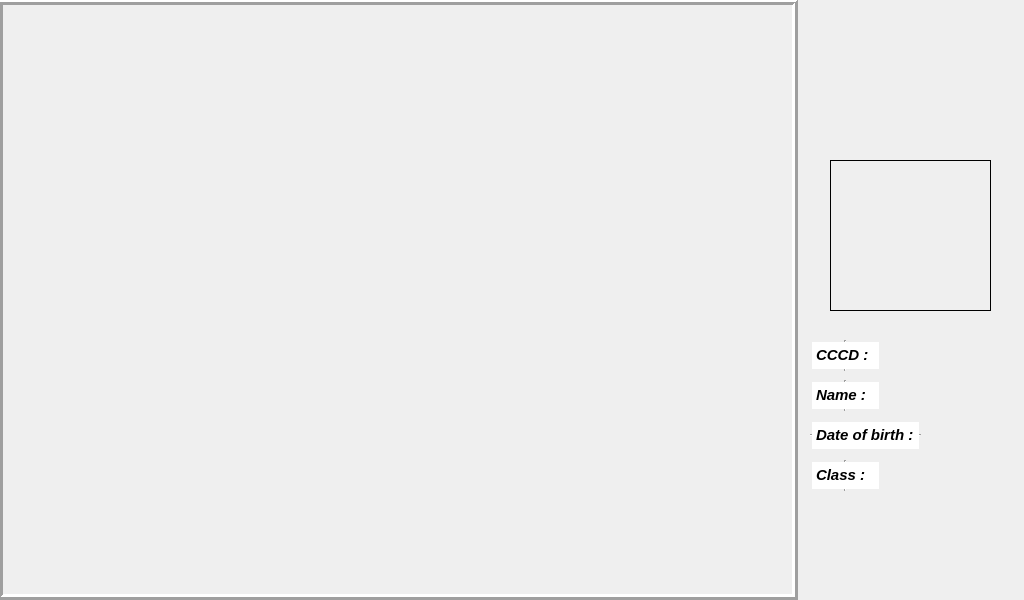
<?xml version="1.0" encoding="UTF-8"?>
<ui version="4.0">
 <class>MainWindow</class>
 <widget class="QMainWindow" name="MainWindow">
  <property name="geometry">
   <rect>
    <x>0</x>
    <y>0</y>
    <width>1024</width>
    <height>600</height>
   </rect>
  </property>
  <property name="windowTitle">
   <string>MainWindow</string>
  </property>
  <widget class="QWidget" name="centralwidget">
   <widget class="QTextEdit" name="Name">
    <property name="geometry">
     <rect>
      <x>810</x>
      <y>380</y>
      <width>71</width>
      <height>31</height>
     </rect>
    </property>
    <property name="frameShape">
     <enum>QFrame::VLine</enum>
    </property>
    <property name="html">
     <string>&lt;!DOCTYPE HTML PUBLIC &quot;-//W3C//DTD HTML 4.0//EN&quot; &quot;http://www.w3.org/TR/REC-html40/strict.dtd&quot;&gt;
&lt;html&gt;&lt;head&gt;&lt;meta name=&quot;qrichtext&quot; content=&quot;1&quot; /&gt;&lt;style type=&quot;text/css&quot;&gt;
p, li { white-space: pre-wrap; }
&lt;/style&gt;&lt;/head&gt;&lt;body style=&quot; font-family:'Ubuntu'; font-size:11pt; font-weight:400; font-style:normal;&quot;&gt;
&lt;p style=&quot; margin-top:0px; margin-bottom:0px; margin-left:0px; margin-right:0px; -qt-block-indent:0; text-indent:0px;&quot;&gt;&lt;span style=&quot; font-weight:600; font-style:italic;&quot;&gt;Name :&lt;/span&gt;&lt;/p&gt;&lt;/body&gt;&lt;/html&gt;</string>
    </property>
    <property name="textInteractionFlags">
     <set>Qt::NoTextInteraction</set>
    </property>
   </widget>
   <widget class="QTextEdit" name="Dayofbirth">
    <property name="geometry">
     <rect>
      <x>810</x>
      <y>420</y>
      <width>111</width>
      <height>31</height>
     </rect>
    </property>
    <property name="frameShape">
     <enum>QFrame::HLine</enum>
    </property>
    <property name="html">
     <string>&lt;!DOCTYPE HTML PUBLIC &quot;-//W3C//DTD HTML 4.0//EN&quot; &quot;http://www.w3.org/TR/REC-html40/strict.dtd&quot;&gt;
&lt;html&gt;&lt;head&gt;&lt;meta name=&quot;qrichtext&quot; content=&quot;1&quot; /&gt;&lt;style type=&quot;text/css&quot;&gt;
p, li { white-space: pre-wrap; }
&lt;/style&gt;&lt;/head&gt;&lt;body style=&quot; font-family:'Ubuntu'; font-size:11pt; font-weight:400; font-style:normal;&quot;&gt;
&lt;p style=&quot; margin-top:0px; margin-bottom:0px; margin-left:0px; margin-right:0px; -qt-block-indent:0; text-indent:0px;&quot;&gt;&lt;span style=&quot; font-weight:600; font-style:italic;&quot;&gt;Date of birth :&lt;/span&gt;&lt;/p&gt;&lt;/body&gt;&lt;/html&gt;</string>
    </property>
    <property name="textInteractionFlags">
     <set>Qt::NoTextInteraction</set>
    </property>
   </widget>
   <widget class="QLabel" name="inforCCCD">
    <property name="geometry">
     <rect>
      <x>890</x>
      <y>340</y>
      <width>121</width>
      <height>31</height>
     </rect>
    </property>
    <property name="text">
     <string/>
    </property>
   </widget>
   <widget class="QLabel" name="inforName">
    <property name="geometry">
     <rect>
      <x>890</x>
      <y>380</y>
      <width>121</width>
      <height>31</height>
     </rect>
    </property>
    <property name="text">
     <string/>
    </property>
   </widget>
   <widget class="QLabel" name="inforDoB">
    <property name="geometry">
     <rect>
      <x>930</x>
      <y>420</y>
      <width>91</width>
      <height>31</height>
     </rect>
    </property>
    <property name="text">
     <string/>
    </property>
   </widget>
   <widget class="QTextEdit" name="CCCD">
    <property name="geometry">
     <rect>
      <x>810</x>
      <y>340</y>
      <width>71</width>
      <height>31</height>
     </rect>
    </property>
    <property name="frameShape">
     <enum>QFrame::VLine</enum>
    </property>
    <property name="html">
     <string>&lt;!DOCTYPE HTML PUBLIC &quot;-//W3C//DTD HTML 4.0//EN&quot; &quot;http://www.w3.org/TR/REC-html40/strict.dtd&quot;&gt;
&lt;html&gt;&lt;head&gt;&lt;meta name=&quot;qrichtext&quot; content=&quot;1&quot; /&gt;&lt;style type=&quot;text/css&quot;&gt;
p, li { white-space: pre-wrap; }
&lt;/style&gt;&lt;/head&gt;&lt;body style=&quot; font-family:'Ubuntu'; font-size:11pt; font-weight:400; font-style:normal;&quot;&gt;
&lt;p style=&quot; margin-top:0px; margin-bottom:0px; margin-left:0px; margin-right:0px; -qt-block-indent:0; text-indent:0px;&quot;&gt;&lt;span style=&quot; font-weight:600; font-style:italic;&quot;&gt;CCCD :&lt;/span&gt;&lt;/p&gt;&lt;/body&gt;&lt;/html&gt;</string>
    </property>
    <property name="textInteractionFlags">
     <set>Qt::NoTextInteraction</set>
    </property>
   </widget>
   <widget class="QLabel" name="logoclb">
    <property name="enabled">
     <bool>true</bool>
    </property>
    <property name="geometry">
     <rect>
      <x>930</x>
      <y>40</y>
      <width>71</width>
      <height>71</height>
     </rect>
    </property>
    <property name="styleSheet">
     <string notr="true">image: url(:/logo/bkmaker.png);
</string>
    </property>
    <property name="text">
     <string/>
    </property>
    <property name="scaledContents">
     <bool>true</bool>
    </property>
   </widget>
   <widget class="QLabel" name="logokhoa">
    <property name="enabled">
     <bool>true</bool>
    </property>
    <property name="geometry">
     <rect>
      <x>820</x>
      <y>40</y>
      <width>75</width>
      <height>71</height>
     </rect>
    </property>
    <property name="styleSheet">
     <string notr="true">image: url(:/logo2/khoadien.png);

</string>
    </property>
    <property name="text">
     <string/>
    </property>
    <property name="scaledContents">
     <bool>true</bool>
    </property>
   </widget>
   <widget class="QLabel" name="background">
    <property name="geometry">
     <rect>
      <x>800</x>
      <y>0</y>
      <width>231</width>
      <height>601</height>
     </rect>
    </property>
    <property name="styleSheet">
     <string notr="true">background-image: url(:/background1/background.jpg);
</string>
    </property>
    <property name="text">
     <string/>
    </property>
   </widget>
   <widget class="QLabel" name="cam">
    <property name="geometry">
     <rect>
      <x>-3</x>
      <y>-1</y>
      <width>801</width>
      <height>601</height>
     </rect>
    </property>
    <property name="frameShape">
     <enum>QFrame::Box</enum>
    </property>
    <property name="frameShadow">
     <enum>QFrame::Raised</enum>
    </property>
    <property name="lineWidth">
     <number>3</number>
    </property>
    <property name="text">
     <string/>
    </property>
   </widget>
   <widget class="QLabel" name="image">
    <property name="geometry">
     <rect>
      <x>830</x>
      <y>160</y>
      <width>161</width>
      <height>151</height>
     </rect>
    </property>
    <property name="frameShape">
     <enum>QFrame::Box</enum>
    </property>
    <property name="lineWidth">
     <number>1</number>
    </property>
    <property name="text">
     <string/>
    </property>
    <property name="scaledContents">
     <bool>true</bool>
    </property>
   </widget>
   <widget class="QTextEdit" name="Name_2">
    <property name="geometry">
     <rect>
      <x>810</x>
      <y>460</y>
      <width>71</width>
      <height>31</height>
     </rect>
    </property>
    <property name="frameShape">
     <enum>QFrame::VLine</enum>
    </property>
    <property name="html">
     <string>&lt;!DOCTYPE HTML PUBLIC &quot;-//W3C//DTD HTML 4.0//EN&quot; &quot;http://www.w3.org/TR/REC-html40/strict.dtd&quot;&gt;
&lt;html&gt;&lt;head&gt;&lt;meta name=&quot;qrichtext&quot; content=&quot;1&quot; /&gt;&lt;style type=&quot;text/css&quot;&gt;
p, li { white-space: pre-wrap; }
&lt;/style&gt;&lt;/head&gt;&lt;body style=&quot; font-family:'Ubuntu'; font-size:11pt; font-weight:400; font-style:normal;&quot;&gt;
&lt;p style=&quot; margin-top:0px; margin-bottom:0px; margin-left:0px; margin-right:0px; -qt-block-indent:0; text-indent:0px;&quot;&gt;&lt;span style=&quot; font-weight:600; font-style:italic;&quot;&gt;Class :&lt;/span&gt;&lt;/p&gt;&lt;/body&gt;&lt;/html&gt;</string>
    </property>
    <property name="textInteractionFlags">
     <set>Qt::NoTextInteraction</set>
    </property>
   </widget>
   <widget class="QLabel" name="inforClass">
    <property name="geometry">
     <rect>
      <x>890</x>
      <y>460</y>
      <width>121</width>
      <height>31</height>
     </rect>
    </property>
    <property name="text">
     <string/>
    </property>
   </widget>
   <zorder>background</zorder>
   <zorder>Name</zorder>
   <zorder>Dayofbirth</zorder>
   <zorder>inforCCCD</zorder>
   <zorder>inforName</zorder>
   <zorder>inforDoB</zorder>
   <zorder>CCCD</zorder>
   <zorder>logoclb</zorder>
   <zorder>cam</zorder>
   <zorder>logokhoa</zorder>
   <zorder>image</zorder>
   <zorder>Name_2</zorder>
   <zorder>inforClass</zorder>
  </widget>
 </widget>
 <resources>
  <include location="background.qrc"/>
  <include location="logoclb.qrc"/>
  <include location="logokhoa.qrc"/>
 </resources>
 <connections/>
</ui>
